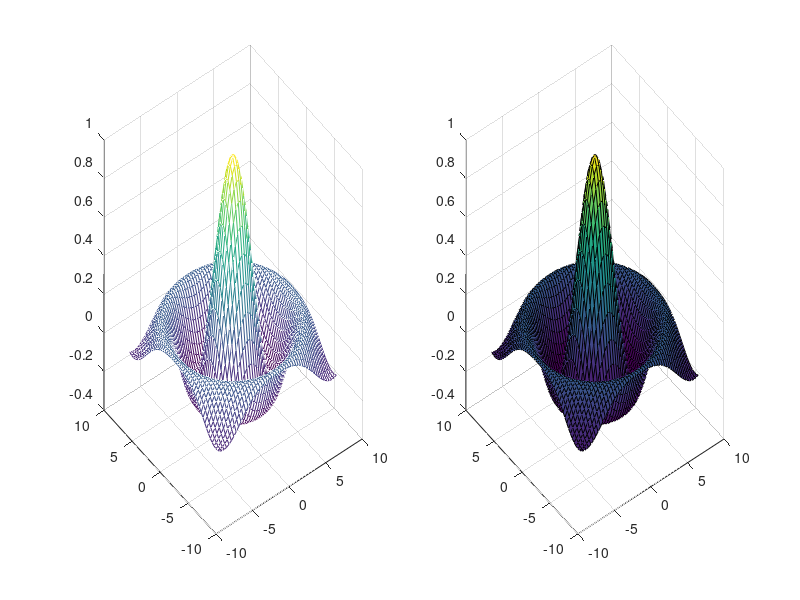

The MATLAB source for this figure:
% SOMBRERO

clear all;
clc;

% hodnoty vykreslovane plochy
dx=linspace(-8,8,50);
dy=dx;

% vygenerovani matic gridu
[x,y]=meshgrid(dx,dy);

% rovnice sombrera
r=sqrt(x.^2+y.^2);          % vypocet pomocneho parametru r
z=sin(r)./r                 % vydeleni vsech hodnot matice cislem /r

% vykresleni site
subplot(1,2,1);
mesh(x,y,z);

% vykresleni plochy
subplot(1,2,2);
surf(x,y,z);